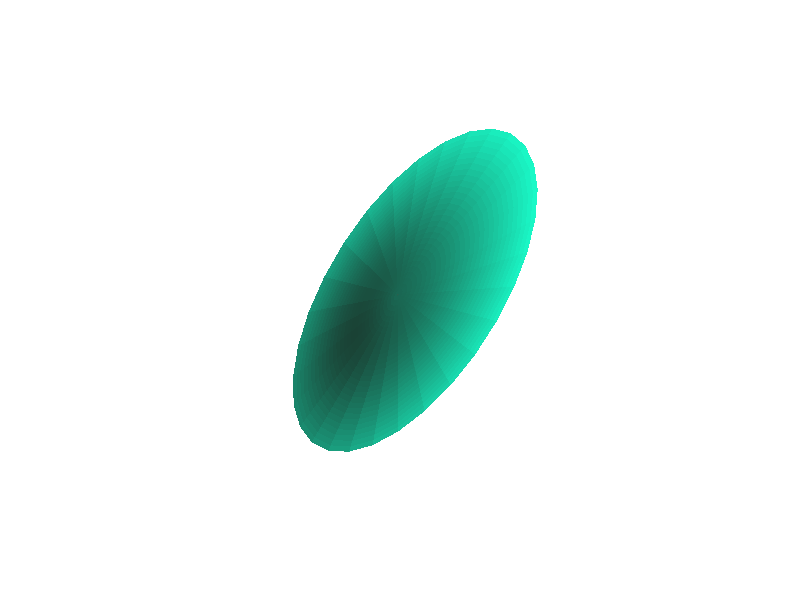

Here is the MATLAB script that generated this plot:
clc; close all; clear;

Count1 = 30;
Count2 = 30;

n = 3;

%y = Ax+b; x = iA(y-b)
A = [    0.1092    0.3433    0.2531;
    0.2108   -0.3602   -0.5152;
    0.4991   -0.6536    0.0187];
iA = pinv(A);

b = 5*[    0.0313;
    0.0628;
   -0.0712];

%c'x+d = c'iA(y-b)+d
%cc' = c'iA; cc = iA'*c
%dd = d-c'iA*b
c = [    0.4081;
    0.5318;
   -0.7420] 
cc = iA'*c;

d = c'*iA*b; %requirement
% dd = d - c'iA*b = c'*iA*b- c'iA*b = 0

T = null(cc');
tip = -iA*b;

res.X = zeros(Count1, Count2);
res.Y = zeros(Count1, Count2);
res.Z = zeros(Count1, Count2);

res.line = zeros(Count1, 3);

dh = 1 / Count1;
dphi = 2*pi / (Count2 - 1);

for i = 1:Count1
    
    h = dh * (i - 1);
    
    pn = h * cc / (norm(cc)*norm(cc));
    gamma = norm(pn);
    
    mu = sqrt(h^2 - gamma^2);
    
    for j = 1:Count2
        
        phi = dphi * (j - 1);
        
        pt = mu * T*[cos(phi), sin(phi); -sin(phi), cos(phi)] * [1; 0];
        p = pt + pn;
        
        x = iA*(p-b);
        x0 = iA*(pn-b);
        
        if (abs(norm(p) - (cc'*p)) > 0.001) || ...
            abs(norm(A*x+b) - (c'*x + d)) > 0.001
            warning('discrepancy!')
        end
        
        res.X(i, j) = x(1);
        res.Y(i, j) = x(2);
        res.Z(i, j) = x(3);
        
        res.line(i, :) = x0;
    end
end

Points = [res.X(:), res.Y(:), res.Z(:)]';
APoints = A*Points;
normAPoints = vecnorm(APoints);
maxnormAPoints = max(normAPoints);

res.C = zeros(Count1, Count2, 3);
for i = 1:Count1
for j = 1:Count2
    x = [res.X(i, j); res.Y(i, j); res.Z(i, j)];
    normAx = norm(A*x);
    res.C(i, j, 1) = 0.1;
    res.C(i, j, 2) = normAx / maxnormAPoints;
    res.C(i, j, 3) = 0.8*normAx / maxnormAPoints;
end
end

figure('Color', 'w');
surf(res.X, res.Y, res.Z, res.C, 'FaceAlpha', 1.0, 'EdgeAlpha', 0.2); hold on;
% surf(res.X, res.Y, res.Z, 'FaceColor', [0.2, 0.7, 0.3], 'FaceAlpha', 1.0, 'EdgeAlpha', 0.2);

plot3(0, 0, 0, 'o', ...
    'MarkerEdgeColor', 'k', 'MarkerFaceColor', [0.9, 0.9, 0.9]);

plot3([0; 0.5], [0; 0], [0; 0], 'k', 'LineWidth', 0.5); text(0.6, 0, 0, 'x_1', 'FontSize', 13);
plot3([0; 0], [0; 0.5], [0; 0], 'k', 'LineWidth', 0.5); text(0, 0.6, 0, 'x_2', 'FontSize', 13);
plot3([0; 0], [0; 0], [0; 0.5], 'k', 'LineWidth', 0.5); text(0, 0, 0.6, 'x_3', 'FontSize', 13);

plot3([tip(1); tip(1)+c(1)], [tip(2); tip(2)+c(2)], [tip(3); tip(3)+c(3)], ...
    'r', 'LineWidth', 1.0); text(tip(1)+c(1), tip(2)+c(2), tip(3)+c(3), 'c', 'FontSize', 13);
plot3(res.line(end, 1), res.line(end, 2), res.line(end, 3), 'o', ...
    'MarkerEdgeColor', 'k', 'MarkerFaceColor', 'r');

plot3(res.line(:, 1), res.line(:, 2), res.line(:, 3), '--', 'Color', [0.5, 0.1, 0.1], 'LineWidth', 1.0)

axis equal;
axis off;

% xlabel('x_1');
% ylabel('x_2');
% zlabel('J');